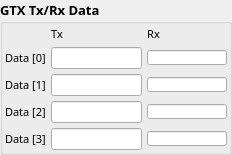
       <widget class="QGroupBox" name="groupBox_4">
        <property name="sizePolicy">
         <sizepolicy hsizetype="Preferred" vsizetype="Preferred">
          <horstretch>0</horstretch>
          <verstretch>0</verstretch>
         </sizepolicy>
        </property>
        <property name="minimumSize">
         <size>
          <width>0</width>
          <height>0</height>
         </size>
        </property>
        <property name="font">
         <font>
          <family>Lucida Sans</family>
          <pointsize>10</pointsize>
          <weight>75</weight>
          <bold>true</bold>
         </font>
        </property>
        <property name="title">
         <string>GTX Tx/Rx Data</string>
        </property>
        <layout class="QGridLayout" name="gridLayout_5">
         <property name="margin">
          <number>2</number>
         </property>
         <property name="spacing">
          <number>5</number>
         </property>
         <item row="7" column="1">
          <widget class="QLabel" name="label_32">
           <property name="sizePolicy">
            <sizepolicy hsizetype="Fixed" vsizetype="Fixed">
             <horstretch>0</horstretch>
             <verstretch>0</verstretch>
            </sizepolicy>
           </property>
           <property name="minimumSize">
            <size>
             <width>0</width>
             <height>15</height>
            </size>
           </property>
           <property name="font">
            <font>
             <pointsize>8</pointsize>
             <weight>50</weight>
             <bold>false</bold>
            </font>
           </property>
           <property name="text">
            <string>Data [2]</string>
           </property>
           <property name="alignment">
            <set>Qt::AlignLeading|Qt::AlignLeft|Qt::AlignVCenter</set>
           </property>
          </widget>
         </item>
         <item row="4" column="2">
          <widget class="caTextEntry" name="caTextEntry_7">
           <property name="sizePolicy">
            <sizepolicy hsizetype="Fixed" vsizetype="Fixed">
             <horstretch>0</horstretch>
             <verstretch>0</verstretch>
            </sizepolicy>
           </property>
           <property name="minimumSize">
            <size>
             <width>80</width>
             <height>15</height>
            </size>
           </property>
           <property name="font">
            <font>
             <family>Lucida Sans</family>
             <pointsize>6</pointsize>
            </font>
           </property>
           <property name="channel" stdset="0">
            <string notr="true">$(DEV):$(GTX_LINK)-TX-DATA-0</string>
           </property>
           <property name="foreground">
            <color>
             <red>0</red>
             <green>0</green>
             <blue>0</blue>
            </color>
           </property>
           <property name="background">
            <color>
             <red>187</red>
             <green>187</green>
             <blue>187</blue>
            </color>
           </property>
           <property name="colorMode">
            <enum>caLineEdit::Static</enum>
           </property>
           <property name="precision">
            <number>2</number>
           </property>
           <property name="precisionMode">
            <enum>caLineEdit::Channel</enum>
           </property>
           <property name="limitsMode">
            <enum>caLineEdit::Channel</enum>
           </property>
           <property name="maxValue">
            <double>1.000000000000000</double>
           </property>
           <property name="minValue">
            <double>0.000000000000000</double>
           </property>
           <property name="fontScaleMode">
            <enum>caLineEdit::Height</enum>
           </property>
           <property name="formatType">
            <enum>caLineEdit::hexadecimal</enum>
           </property>
          </widget>
         </item>
         <item row="4" column="1">
          <widget class="QLabel" name="label_36">
           <property name="sizePolicy">
            <sizepolicy hsizetype="Fixed" vsizetype="Fixed">
             <horstretch>0</horstretch>
             <verstretch>0</verstretch>
            </sizepolicy>
           </property>
           <property name="minimumSize">
            <size>
             <width>0</width>
             <height>15</height>
            </size>
           </property>
           <property name="font">
            <font>
             <pointsize>8</pointsize>
             <weight>50</weight>
             <bold>false</bold>
            </font>
           </property>
           <property name="text">
            <string>Data [0]</string>
           </property>
           <property name="alignment">
            <set>Qt::AlignLeading|Qt::AlignLeft|Qt::AlignVCenter</set>
           </property>
          </widget>
         </item>
         <item row="6" column="1">
          <widget class="QLabel" name="label_37">
           <property name="sizePolicy">
            <sizepolicy hsizetype="Fixed" vsizetype="Fixed">
             <horstretch>0</horstretch>
             <verstretch>0</verstretch>
            </sizepolicy>
           </property>
           <property name="minimumSize">
            <size>
             <width>0</width>
             <height>15</height>
            </size>
           </property>
           <property name="font">
            <font>
             <pointsize>8</pointsize>
             <weight>50</weight>
             <bold>false</bold>
            </font>
           </property>
           <property name="text">
            <string>Data [1]</string>
           </property>
           <property name="alignment">
            <set>Qt::AlignLeading|Qt::AlignLeft|Qt::AlignVCenter</set>
           </property>
          </widget>
         </item>
         <item row="9" column="1">
          <widget class="QLabel" name="label_38">
           <property name="sizePolicy">
            <sizepolicy hsizetype="Fixed" vsizetype="Fixed">
             <horstretch>0</horstretch>
             <verstretch>0</verstretch>
            </sizepolicy>
           </property>
           <property name="minimumSize">
            <size>
             <width>0</width>
             <height>15</height>
            </size>
           </property>
           <property name="font">
            <font>
             <pointsize>8</pointsize>
             <weight>50</weight>
             <bold>false</bold>
            </font>
           </property>
           <property name="text">
            <string>Data [3]</string>
           </property>
           <property name="alignment">
            <set>Qt::AlignLeading|Qt::AlignLeft|Qt::AlignVCenter</set>
           </property>
          </widget>
         </item>
         <item row="0" column="2">
          <widget class="QLabel" name="label_41">
           <property name="sizePolicy">
            <sizepolicy hsizetype="Fixed" vsizetype="Preferred">
             <horstretch>0</horstretch>
             <verstretch>0</verstretch>
            </sizepolicy>
           </property>
           <property name="minimumSize">
            <size>
             <width>0</width>
             <height>15</height>
            </size>
           </property>
           <property name="font">
            <font>
             <pointsize>8</pointsize>
             <weight>50</weight>
             <bold>false</bold>
            </font>
           </property>
           <property name="text">
            <string>Tx</string>
           </property>
           <property name="alignment">
            <set>Qt::AlignCenter</set>
           </property>
          </widget>
         </item>
         <item row="0" column="3">
          <widget class="QLabel" name="label_42">
           <property name="sizePolicy">
            <sizepolicy hsizetype="Fixed" vsizetype="Fixed">
             <horstretch>0</horstretch>
             <verstretch>0</verstretch>
            </sizepolicy>
           </property>
           <property name="minimumSize">
            <size>
             <width>0</width>
             <height>15</height>
            </size>
           </property>
           <property name="font">
            <font>
             <pointsize>8</pointsize>
             <weight>50</weight>
             <bold>false</bold>
            </font>
           </property>
           <property name="text">
            <string>Rx</string>
           </property>
           <property name="alignment">
            <set>Qt::AlignCenter</set>
           </property>
          </widget>
         </item>
         <item row="4" column="3">
          <widget class="caLineEdit" name="caLineEdit_10">
           <property name="sizePolicy">
            <sizepolicy hsizetype="Fixed" vsizetype="Fixed">
             <horstretch>0</horstretch>
             <verstretch>0</verstretch>
            </sizepolicy>
           </property>
           <property name="minimumSize">
            <size>
             <width>80</width>
             <height>15</height>
            </size>
           </property>
           <property name="maximumSize">
            <size>
             <width>80</width>
             <height>15</height>
            </size>
           </property>
           <property name="font">
            <font>
             <family>Sans Serif</family>
             <pointsize>7</pointsize>
            </font>
           </property>
           <property name="alignment">
            <set>Qt::AlignAbsolute|Qt::AlignRight|Qt::AlignTrailing|Qt::AlignVCenter</set>
           </property>
           <property name="channel" stdset="0">
            <string notr="true">$(DEV):$(GTX_LINK)-RX-DATA-0</string>
           </property>
           <property name="foreground">
            <color>
             <red>0</red>
             <green>0</green>
             <blue>0</blue>
            </color>
           </property>
           <property name="background">
            <color>
             <red>187</red>
             <green>187</green>
             <blue>187</blue>
            </color>
           </property>
           <property name="colorMode">
            <enum>caLineEdit::Static</enum>
           </property>
           <property name="precisionMode">
            <enum>caLineEdit::Channel</enum>
           </property>
           <property name="limitsMode">
            <enum>caLineEdit::Channel</enum>
           </property>
           <property name="maxValue">
            <double>1.000000000000000</double>
           </property>
           <property name="minValue">
            <double>0.000000000000000</double>
           </property>
           <property name="fontScaleMode">
            <enum>caLineEdit::Height</enum>
           </property>
           <property name="formatType">
            <enum>caLineEdit::decimal</enum>
           </property>
          </widget>
         </item>
         <item row="6" column="2">
          <widget class="caTextEntry" name="caTextEntry_8">
           <property name="sizePolicy">
            <sizepolicy hsizetype="Fixed" vsizetype="Fixed">
             <horstretch>0</horstretch>
             <verstretch>0</verstretch>
            </sizepolicy>
           </property>
           <property name="minimumSize">
            <size>
             <width>80</width>
             <height>15</height>
            </size>
           </property>
           <property name="font">
            <font>
             <family>Lucida Sans</family>
             <pointsize>6</pointsize>
            </font>
           </property>
           <property name="channel" stdset="0">
            <string notr="true">$(DEV):$(GTX_LINK)-TX-DATA-1</string>
           </property>
           <property name="foreground">
            <color>
             <red>0</red>
             <green>0</green>
             <blue>0</blue>
            </color>
           </property>
           <property name="background">
            <color>
             <red>187</red>
             <green>187</green>
             <blue>187</blue>
            </color>
           </property>
           <property name="colorMode">
            <enum>caLineEdit::Static</enum>
           </property>
           <property name="precision">
            <number>2</number>
           </property>
           <property name="precisionMode">
            <enum>caLineEdit::Channel</enum>
           </property>
           <property name="limitsMode">
            <enum>caLineEdit::Channel</enum>
           </property>
           <property name="maxValue">
            <double>1.000000000000000</double>
           </property>
           <property name="minValue">
            <double>0.000000000000000</double>
           </property>
           <property name="fontScaleMode">
            <enum>caLineEdit::Height</enum>
           </property>
           <property name="formatType">
            <enum>caLineEdit::hexadecimal</enum>
           </property>
          </widget>
         </item>
         <item row="6" column="3">
          <widget class="caLineEdit" name="caLineEdit_11">
           <property name="sizePolicy">
            <sizepolicy hsizetype="Fixed" vsizetype="Fixed">
             <horstretch>0</horstretch>
             <verstretch>0</verstretch>
            </sizepolicy>
           </property>
           <property name="minimumSize">
            <size>
             <width>80</width>
             <height>15</height>
            </size>
           </property>
           <property name="maximumSize">
            <size>
             <width>80</width>
             <height>15</height>
            </size>
           </property>
           <property name="font">
            <font>
             <family>Sans Serif</family>
             <pointsize>7</pointsize>
            </font>
           </property>
           <property name="alignment">
            <set>Qt::AlignAbsolute|Qt::AlignRight|Qt::AlignTrailing|Qt::AlignVCenter</set>
           </property>
           <property name="channel" stdset="0">
            <string notr="true">$(DEV):$(GTX_LINK)-RX-DATA-1</string>
           </property>
           <property name="foreground">
            <color>
             <red>0</red>
             <green>0</green>
             <blue>0</blue>
            </color>
           </property>
           <property name="background">
            <color>
             <red>187</red>
             <green>187</green>
             <blue>187</blue>
            </color>
           </property>
           <property name="colorMode">
            <enum>caLineEdit::Static</enum>
           </property>
           <property name="precisionMode">
            <enum>caLineEdit::Channel</enum>
           </property>
           <property name="limitsMode">
            <enum>caLineEdit::Channel</enum>
           </property>
           <property name="maxValue">
            <double>1.000000000000000</double>
           </property>
           <property name="minValue">
            <double>0.000000000000000</double>
           </property>
           <property name="fontScaleMode">
            <enum>caLineEdit::Height</enum>
           </property>
           <property name="formatType">
            <enum>caLineEdit::decimal</enum>
           </property>
          </widget>
         </item>
         <item row="7" column="2">
          <widget class="caTextEntry" name="caTextEntry_9">
           <property name="sizePolicy">
            <sizepolicy hsizetype="Fixed" vsizetype="Fixed">
             <horstretch>0</horstretch>
             <verstretch>0</verstretch>
            </sizepolicy>
           </property>
           <property name="minimumSize">
            <size>
             <width>80</width>
             <height>15</height>
            </size>
           </property>
           <property name="font">
            <font>
             <family>Lucida Sans</family>
             <pointsize>6</pointsize>
            </font>
           </property>
           <property name="channel" stdset="0">
            <string notr="true">$(DEV):$(GTX_LINK)-TX-DATA-2</string>
           </property>
           <property name="foreground">
            <color>
             <red>0</red>
             <green>0</green>
             <blue>0</blue>
            </color>
           </property>
           <property name="background">
            <color>
             <red>187</red>
             <green>187</green>
             <blue>187</blue>
            </color>
           </property>
           <property name="colorMode">
            <enum>caLineEdit::Static</enum>
           </property>
           <property name="precision">
            <number>2</number>
           </property>
           <property name="precisionMode">
            <enum>caLineEdit::Channel</enum>
           </property>
           <property name="limitsMode">
            <enum>caLineEdit::Channel</enum>
           </property>
           <property name="maxValue">
            <double>1.000000000000000</double>
           </property>
           <property name="minValue">
            <double>0.000000000000000</double>
           </property>
           <property name="fontScaleMode">
            <enum>caLineEdit::Height</enum>
           </property>
           <property name="formatType">
            <enum>caLineEdit::hexadecimal</enum>
           </property>
          </widget>
         </item>
         <item row="7" column="3">
          <widget class="caLineEdit" name="caLineEdit_12">
           <property name="sizePolicy">
            <sizepolicy hsizetype="Fixed" vsizetype="Fixed">
             <horstretch>0</horstretch>
             <verstretch>0</verstretch>
            </sizepolicy>
           </property>
           <property name="minimumSize">
            <size>
             <width>80</width>
             <height>15</height>
            </size>
           </property>
           <property name="maximumSize">
            <size>
             <width>80</width>
             <height>15</height>
            </size>
           </property>
           <property name="font">
            <font>
             <family>Sans Serif</family>
             <pointsize>7</pointsize>
            </font>
           </property>
           <property name="alignment">
            <set>Qt::AlignAbsolute|Qt::AlignRight|Qt::AlignTrailing|Qt::AlignVCenter</set>
           </property>
           <property name="channel" stdset="0">
            <string notr="true">$(DEV):$(GTX_LINK)-RX-DATA-2</string>
           </property>
           <property name="foreground">
            <color>
             <red>0</red>
             <green>0</green>
             <blue>0</blue>
            </color>
           </property>
           <property name="background">
            <color>
             <red>187</red>
             <green>187</green>
             <blue>187</blue>
            </color>
           </property>
           <property name="colorMode">
            <enum>caLineEdit::Static</enum>
           </property>
           <property name="precisionMode">
            <enum>caLineEdit::Channel</enum>
           </property>
           <property name="limitsMode">
            <enum>caLineEdit::Channel</enum>
           </property>
           <property name="maxValue">
            <double>1.000000000000000</double>
           </property>
           <property name="minValue">
            <double>0.000000000000000</double>
           </property>
           <property name="fontScaleMode">
            <enum>caLineEdit::Height</enum>
           </property>
           <property name="formatType">
            <enum>caLineEdit::decimal</enum>
           </property>
          </widget>
         </item>
         <item row="9" column="2">
          <widget class="caTextEntry" name="caTextEntry_10">
           <property name="sizePolicy">
            <sizepolicy hsizetype="Fixed" vsizetype="Fixed">
             <horstretch>0</horstretch>
             <verstretch>0</verstretch>
            </sizepolicy>
           </property>
           <property name="minimumSize">
            <size>
             <width>80</width>
             <height>15</height>
            </size>
           </property>
           <property name="font">
            <font>
             <family>Lucida Sans</family>
             <pointsize>6</pointsize>
            </font>
           </property>
           <property name="channel" stdset="0">
            <string notr="true">$(DEV):$(GTX_LINK)-TX-DATA-3</string>
           </property>
           <property name="foreground">
            <color>
             <red>0</red>
             <green>0</green>
             <blue>0</blue>
            </color>
           </property>
           <property name="background">
            <color>
             <red>187</red>
             <green>187</green>
             <blue>187</blue>
            </color>
           </property>
           <property name="colorMode">
            <enum>caLineEdit::Static</enum>
           </property>
           <property name="precision">
            <number>2</number>
           </property>
           <property name="precisionMode">
            <enum>caLineEdit::Channel</enum>
           </property>
           <property name="limitsMode">
            <enum>caLineEdit::Channel</enum>
           </property>
           <property name="maxValue">
            <double>1.000000000000000</double>
           </property>
           <property name="minValue">
            <double>0.000000000000000</double>
           </property>
           <property name="fontScaleMode">
            <enum>caLineEdit::Height</enum>
           </property>
           <property name="formatType">
            <enum>caLineEdit::hexadecimal</enum>
           </property>
          </widget>
         </item>
         <item row="9" column="3">
          <widget class="caLineEdit" name="caLineEdit_13">
           <property name="sizePolicy">
            <sizepolicy hsizetype="Fixed" vsizetype="Fixed">
             <horstretch>0</horstretch>
             <verstretch>0</verstretch>
            </sizepolicy>
           </property>
           <property name="minimumSize">
            <size>
             <width>80</width>
             <height>15</height>
            </size>
           </property>
           <property name="maximumSize">
            <size>
             <width>80</width>
             <height>15</height>
            </size>
           </property>
           <property name="font">
            <font>
             <family>Sans Serif</family>
             <pointsize>7</pointsize>
            </font>
           </property>
           <property name="alignment">
            <set>Qt::AlignAbsolute|Qt::AlignRight|Qt::AlignTrailing|Qt::AlignVCenter</set>
           </property>
           <property name="channel" stdset="0">
            <string notr="true">$(DEV):$(GTX_LINK)-RX-DATA-3</string>
           </property>
           <property name="foreground">
            <color>
             <red>0</red>
             <green>0</green>
             <blue>0</blue>
            </color>
           </property>
           <property name="background">
            <color>
             <red>187</red>
             <green>187</green>
             <blue>187</blue>
            </color>
           </property>
           <property name="colorMode">
            <enum>caLineEdit::Static</enum>
           </property>
           <property name="precisionMode">
            <enum>caLineEdit::Channel</enum>
           </property>
           <property name="limitsMode">
            <enum>caLineEdit::Channel</enum>
           </property>
           <property name="maxValue">
            <double>1.000000000000000</double>
           </property>
           <property name="minValue">
            <double>0.000000000000000</double>
           </property>
           <property name="fontScaleMode">
            <enum>caLineEdit::Height</enum>
           </property>
           <property name="formatType">
            <enum>caLineEdit::hexadecimal</enum>
           </property>
          </widget>
         </item>
        </layout>
       </widget>
